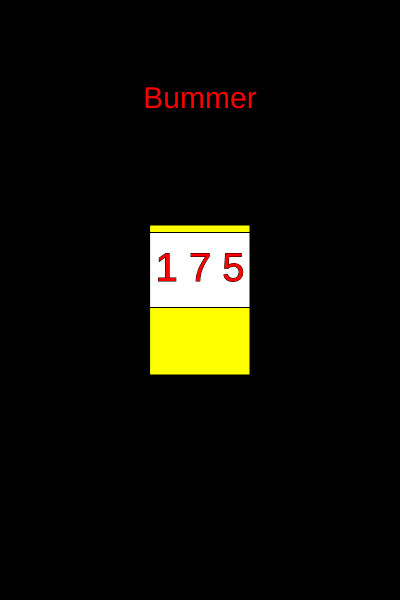
Frame 1 (no input)
Frame 60 (no input): identical to frame 1, image omitted
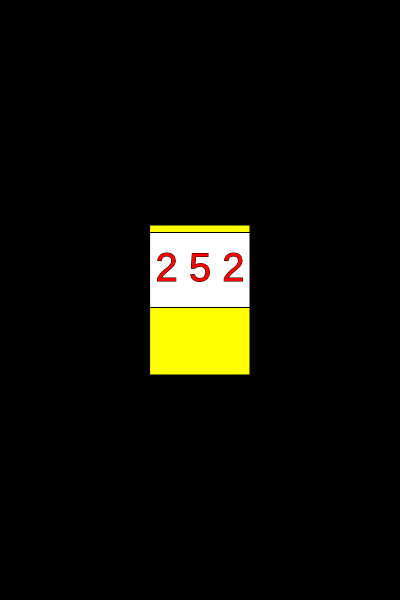
Frame 120 (the mouse pressed at the canvas centre since frame 60)

The p5.js sketch that drew these frames (run headless with seeded random() and noise() and a simulated clock; from frame 60 on, the mouse is pressed at the canvas centre):

// p5.js sketch
// ── sketch.js
// Project Title Stuff When I'm bored
// Your Name(s) You Mama
// Date  Oct 67

let money = 5
let slot1 = [1, 2, 3, 4, 5, 6, 7]
let slot2 = [1, 2, 3, 4, 5, 6, 7]
let slot3 = [1, 2, 3, 4, 5, 6, 7]
let slot1Spinning = false
let slot2Spinning = false
let slot3Spinning = false
let slot1Outcome = 0
let slot2Outcome = 6
let slot3Outcome = 4
let slotSpun = false
let timeCheck = 0
let smallWin = 10
let bigWin = 50

function setup() {
  createCanvas(400, 600);
  background(240);
  ellipseMode(CENTER);
  rectMode(CENTER);
  frameRate(60);
  textAlign(CENTER, CENTER);
  textSize(30);
  stroke(0);
}

function draw() {
  background(0);
  drawSlotMachine(200, 300, 100, 150);
  winLose();
}

function drawSlotMachine(x, y, w, h) {
  fill("yellow");
  rect(x, y, w, h);
  fill(255);
  rect(x, y - h / 5, w, h / 2);
  slots(x, y - h / 5, w);
  startSlots(x, y, w, h);
}

function slots(x, y, w) {
  fill("red");
  textSize(40);
  text(slot1[slot1Outcome], x - w / 3, y);
  text(slot2[slot2Outcome], x, y);
  text(slot3[slot3Outcome], x + w / 3, y);
  textSize(30);
  fill(255);
}

function startSlots(x, y, w, h) {
  if(pointRectTouch(mouseX, mouseY, x, y, w, h) == true && mouseIsPressed == true && slotSpun == false) {
    timeCheck = frameCount;
    slot1Spinning = true;
    slot2Spinning = true;
    slot3Spinning = true;
    slotSpun = true;
  }
  if(slotSpun == true) {
    if(slot1Spinning == true) {
      slot1Outcome = random([0, 1, 2, 3, 4, 5, 6]);
    }
    if(slot2Spinning == true) {
      slot2Outcome = random([0, 1, 2, 3, 4, 5, 6]);
    }
    if(slot3Spinning == true) {
      slot3Outcome = random([0, 1, 2, 3, 4, 5, 6]);
    }
    if(frameCount > timeCheck + 30) {
      slot1Spinning = false;
    }
    if(frameCount > timeCheck + 60) {
      slot2Spinning = false;
    }
    if(frameCount > timeCheck + 90) {
      slot3Spinning = false;
      slotSpun = false;
    }
  }
}

function winLose() {
  if(slotSpun == false) {
    if(slot1Outcome == slot2Outcome && slot2Outcome == slot3Outcome) {
      fill("Yellow");
      text("You Won! $" + bigWin, 200, 100);
      fill(255);
    } else if(slot1Outcome == slot2Outcome || slot1Outcome == slot3Outcome || slot2Outcome == slot3Outcome) {
      fill("Green");
      text("You Won $" + smallWin, 200, 100);
      fill(255);
    } else {
      fill("Red");
      text("Bummer", 200, 100);
      fill(255);
    }
  }
}

function pointRectTouch(pX, pY, rX, rY, rW, rH) {
  return pX > rX - rW / 2 && pX < rX + rW / 2 && pY > rY - rH / 2 && pY < rY + rH / 2;
}
